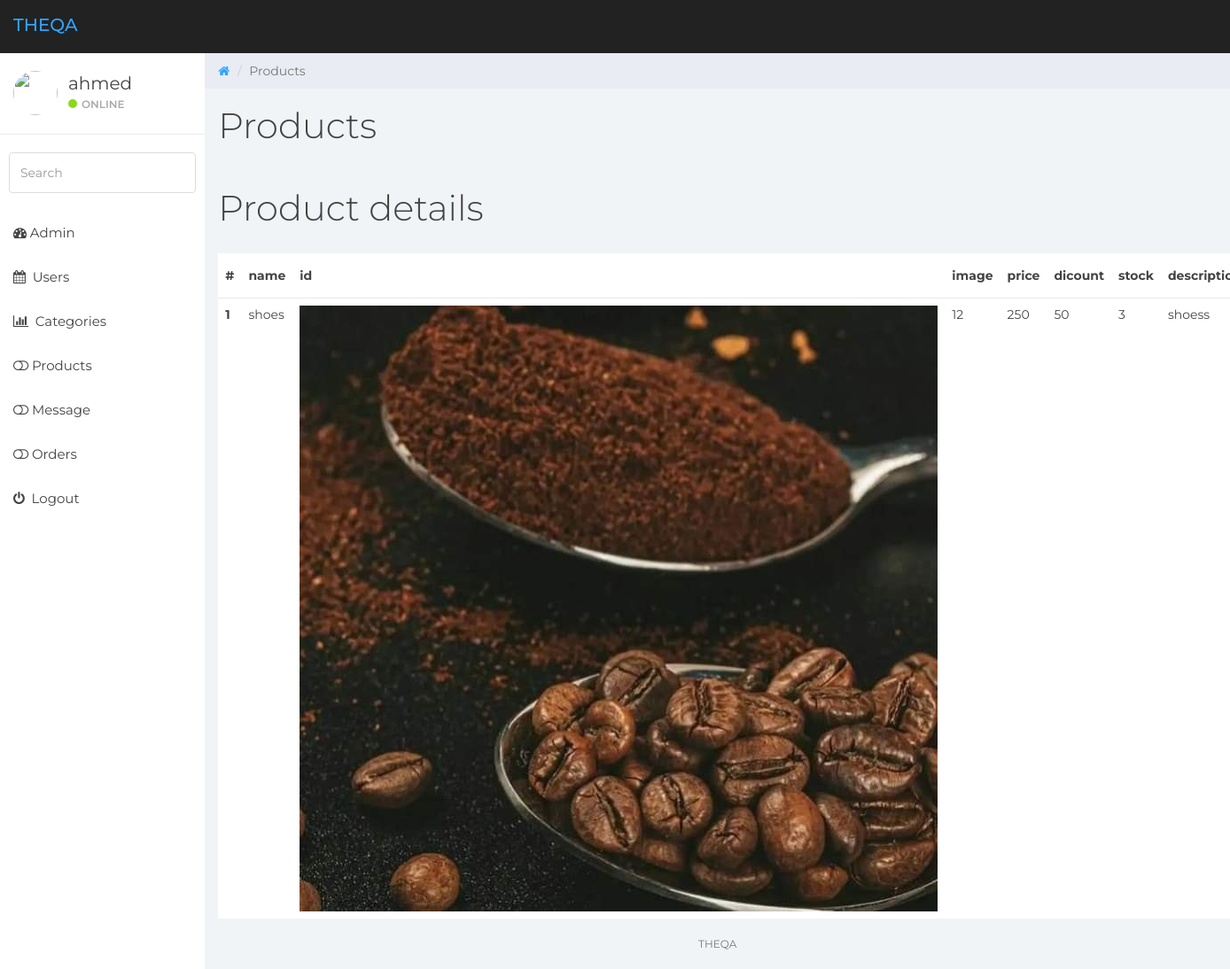
Screenshot of /details.php?id=12 (signed in) with the database file from the repository.
### tables this page shows
CREATE TABLE `products` (
  `id` int(11) NOT NULL,
  `p_name` varchar(15) NOT NULL,
  `description` text NOT NULL,
  `price` varchar(20) NOT NULL,
  `image` varchar(20) NOT NULL,
  `discount` varchar(10) NOT NULL,
  `stock` tinyint(4) NOT NULL,
  `id_category` int(11) NOT NULL
);

### details.php (the view)
       <?php
	    $id=$_GET['id'];
        include 'des_include/header.php';
        include 'des_include/nav.php';
        include 'des_include/sidebar.php';
	  $count=1;
	  $select_all="SELECT p_name ,image, id ,price,discount,stock,description  FROM products WHERE id='$id'";
	  $result_all=$connection->query($select_all);
	  foreach($result_all as $key_product)
	  {
		  $name=$key_product['p_name'];
		  $id=$key_product['id'];
          $image=$key_product['image'];
		  $price=$key_product['price'];
		  $discount=$key_product['discount'];
		  $stock=$key_product['stock'];
		  $description=$key_product['description'];
		}
	  ?>
	<div class="col-sm-9 col-sm-offset-3 col-lg-10 col-lg-offset-2 main">
		<div class="row">
			<ol class="breadcrumb">
				<li><a href="#">
					<em class="fa fa-home"></em>
				</a></li>
				<li class="active">Products</li>
			</ol>
		</div>
		<div class="row">
			<div class="col-lg-12">
				<h1 class="page-header">Products</h1>
			</div>
		</div>
		<div class="row">
			<div class="col-lg-12">
				<h1 class="page-header"> Product details</h1>
			</div>
		</div>
		<table class="table table-hover " >
  <thead>
    <tr>
      <th scope="col">#</th>
	  <th scope="col">name</th>
	  <th scope="col">id</th>
      <th scope="col">image</th>
      <th scope="col">price</th>
      <th scope="col">dicount</th>
	  <th scope="col">stock</th>
	  <th scope="col">description</th>
    </tr>
  </thead>
  <tbody>
    <tr>
      <th scope="row"><?php echo $count++ ; ?></th>
      <td><?php echo $name; ?>  </td>
      <td> <img src="images/<?php echo $image; ?>"></td>
	  <td><?php echo $id; ?>  </td>
	  <td><?php echo $price; ?>  </td>
	  <td><?php echo $discount; ?>  </td>
	  <td><?php echo $stock; ?>  </td>
	  <td><?php echo $description; ?>  </td>
    </tr>
  </tbody>
</table>
		<?php
			include 'des_include/footer.php';
			?>

### css/styles.css (style rules this page uses)
body { background: #f1f4f7; padding-top: 60px; font-size: 14px; color: #444444; font-family: "Montserrat", "Helvetica Neue", Helvetica, Arial, sans-serif; }
a, a:hover, a:focus { color: #30a5ff; }
h1, h2, h3, h4, h5, h6 { color: #444444; }
h1 { font-weight: 300; font-size: 40px; }
.breadcrumb { border-radius: 0; padding: 10px 15px 10px 15px; background: #e9ecf2; margin: 0; }
h1.page-header { margin-top: 20px; border-bottom: 0; }
.table { background: #fff; }
.table > thead > tr > th { border-bottom: 1px solid #e6e7e8; vertical-align: middle; height: 50px; }

### rows the page displays
products: p_name "shoes", image (picture), id "12", price "250", discount "50", stock "3", description "shoess"

### other values shown
$_SESSION['username'] "ahmed"
$count++ "1"
